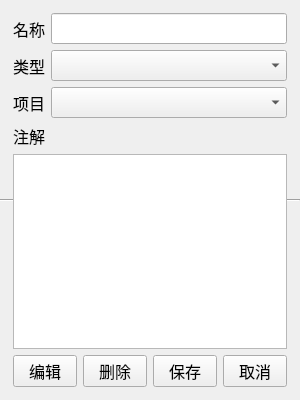
<?xml version="1.0" encoding="UTF-8"?>
<ui version="4.0">
 <class>Card4QueryResult</class>
 <widget class="QFrame" name="Card4QueryResult">
  <property name="geometry">
   <rect>
    <x>0</x>
    <y>0</y>
    <width>300</width>
    <height>400</height>
   </rect>
  </property>
  <property name="sizePolicy">
   <sizepolicy hsizetype="Minimum" vsizetype="Minimum">
    <horstretch>0</horstretch>
    <verstretch>0</verstretch>
   </sizepolicy>
  </property>
  <property name="minimumSize">
   <size>
    <width>300</width>
    <height>400</height>
   </size>
  </property>
  <property name="windowTitle">
   <string>Frame</string>
  </property>
  <property name="windowOpacity">
   <double>1.000000000000000</double>
  </property>
  <property name="styleSheet">
   <string notr="true">Card4QueryResult
{
border-radius: 10px;
border:2px solid red;
background: rgb(194, 194, 194);
}</string>
  </property>
  <property name="frameShape">
   <enum>QFrame::HLine</enum>
  </property>
  <property name="frameShadow">
   <enum>QFrame::Sunken</enum>
  </property>
  <layout class="QGridLayout" name="gridLayout">
   <item row="0" column="0">
    <widget class="QLabel" name="label">
     <property name="font">
      <font>
       <family>Adobe Devanagari</family>
       <pointsize>12</pointsize>
      </font>
     </property>
     <property name="text">
      <string>名称</string>
     </property>
    </widget>
   </item>
   <item row="0" column="1">
    <widget class="LineEditWithClearButton" name="le_name">
     <property name="font">
      <font>
       <family>Adobe Devanagari</family>
       <pointsize>12</pointsize>
      </font>
     </property>
    </widget>
   </item>
   <item row="1" column="0">
    <widget class="QLabel" name="label_2">
     <property name="font">
      <font>
       <family>Adobe Devanagari</family>
       <pointsize>12</pointsize>
      </font>
     </property>
     <property name="text">
      <string>类型</string>
     </property>
    </widget>
   </item>
   <item row="1" column="1">
    <widget class="QComboBox" name="cb_type">
     <property name="font">
      <font>
       <family>Adobe Devanagari</family>
       <pointsize>12</pointsize>
      </font>
     </property>
    </widget>
   </item>
   <item row="2" column="0">
    <widget class="QLabel" name="label_3">
     <property name="font">
      <font>
       <family>Adobe Devanagari</family>
       <pointsize>12</pointsize>
      </font>
     </property>
     <property name="text">
      <string>项目</string>
     </property>
    </widget>
   </item>
   <item row="2" column="1">
    <widget class="QComboBox" name="cb_project">
     <property name="font">
      <font>
       <family>Adobe Devanagari</family>
       <pointsize>12</pointsize>
      </font>
     </property>
    </widget>
   </item>
   <item row="3" column="0">
    <widget class="QLabel" name="label_4">
     <property name="font">
      <font>
       <family>Adobe Devanagari</family>
       <pointsize>12</pointsize>
      </font>
     </property>
     <property name="text">
      <string>注解</string>
     </property>
    </widget>
   </item>
   <item row="3" column="1">
    <spacer name="horizontalSpacer">
     <property name="orientation">
      <enum>Qt::Horizontal</enum>
     </property>
     <property name="sizeHint" stdset="0">
      <size>
       <width>237</width>
       <height>20</height>
      </size>
     </property>
    </spacer>
   </item>
   <item row="4" column="0" colspan="2">
    <widget class="QTextEdit" name="te_content">
     <property name="font">
      <font>
       <family>Adobe Devanagari</family>
       <pointsize>12</pointsize>
      </font>
     </property>
    </widget>
   </item>
   <item row="5" column="0" colspan="2">
    <layout class="QHBoxLayout" name="horizontalLayout">
     <item>
      <spacer name="horizontalSpacer_2">
       <property name="orientation">
        <enum>Qt::Horizontal</enum>
       </property>
       <property name="sizeHint" stdset="0">
        <size>
         <width>40</width>
         <height>20</height>
        </size>
       </property>
      </spacer>
     </item>
     <item>
      <widget class="QPushButton" name="btn_edit">
       <property name="font">
        <font>
         <family>Adobe Devanagari</family>
         <pointsize>12</pointsize>
        </font>
       </property>
       <property name="text">
        <string>编辑</string>
       </property>
      </widget>
     </item>
     <item>
      <widget class="QPushButton" name="btn_delete">
       <property name="font">
        <font>
         <family>Adobe Devanagari</family>
         <pointsize>12</pointsize>
        </font>
       </property>
       <property name="text">
        <string>删除</string>
       </property>
      </widget>
     </item>
     <item>
      <widget class="QPushButton" name="btn_save">
       <property name="font">
        <font>
         <family>Adobe Devanagari</family>
         <pointsize>12</pointsize>
        </font>
       </property>
       <property name="text">
        <string>保存</string>
       </property>
      </widget>
     </item>
     <item>
      <widget class="QPushButton" name="btn_cancel">
       <property name="font">
        <font>
         <family>Adobe Devanagari</family>
         <pointsize>12</pointsize>
        </font>
       </property>
       <property name="text">
        <string>取消</string>
       </property>
      </widget>
     </item>
     <item>
      <spacer name="horizontalSpacer_3">
       <property name="orientation">
        <enum>Qt::Horizontal</enum>
       </property>
       <property name="sizeHint" stdset="0">
        <size>
         <width>40</width>
         <height>20</height>
        </size>
       </property>
      </spacer>
     </item>
    </layout>
   </item>
  </layout>
 </widget>
 <customwidgets>
  <customwidget>
   <class>LineEditWithClearButton</class>
   <extends>QLineEdit</extends>
   <header location="global">lineeditwithclearbutton.h</header>
  </customwidget>
 </customwidgets>
 <resources/>
 <connections/>
</ui>
